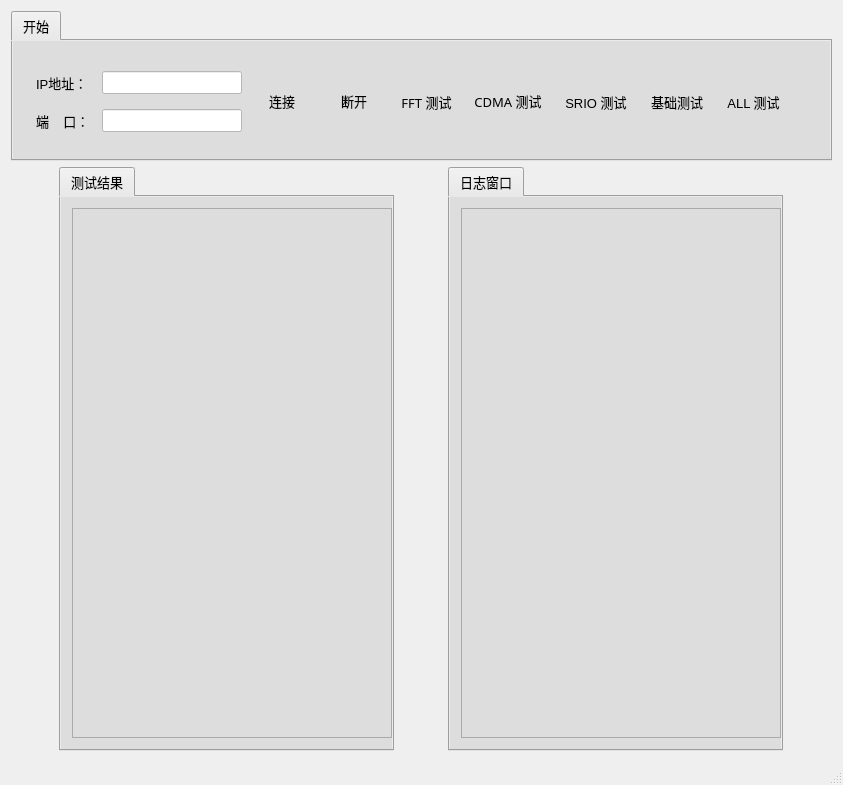
<?xml version="1.0" encoding="UTF-8"?>
<ui version="4.0">
 <class>MainWindow</class>
 <widget class="QMainWindow" name="MainWindow">
  <property name="geometry">
   <rect>
    <x>0</x>
    <y>0</y>
    <width>843</width>
    <height>785</height>
   </rect>
  </property>
  <property name="font">
   <font>
    <family>宋体</family>
    <pointsize>10</pointsize>
   </font>
  </property>
  <property name="windowTitle">
   <string>HR演示系统控制软件</string>
  </property>
  <property name="windowIcon">
   <iconset>
    <normaloff>:/png/png/Main_OS_002.png</normaloff>:/png/png/Main_OS_002.png</iconset>
  </property>
  <property name="toolButtonStyle">
   <enum>Qt::ToolButtonTextUnderIcon</enum>
  </property>
  <property name="tabShape">
   <enum>QTabWidget::Rounded</enum>
  </property>
  <widget class="QWidget" name="centralWidget">
   <property name="autoFillBackground">
    <bool>true</bool>
   </property>
   <layout class="QGridLayout" name="gridLayout">
    <item row="1" column="0">
     <layout class="QHBoxLayout" name="horizontalLayout_8">
      <item>
       <widget class="QTabWidget" name="tabWidget_left">
        <property name="sizePolicy">
         <sizepolicy hsizetype="Fixed" vsizetype="Expanding">
          <horstretch>0</horstretch>
          <verstretch>0</verstretch>
         </sizepolicy>
        </property>
        <property name="minimumSize">
         <size>
          <width>335</width>
          <height>0</height>
         </size>
        </property>
        <property name="maximumSize">
         <size>
          <width>335</width>
          <height>16777215</height>
         </size>
        </property>
        <property name="sizeIncrement">
         <size>
          <width>0</width>
          <height>0</height>
         </size>
        </property>
        <property name="styleSheet">
         <string notr="true">background-color: rgb(221, 221, 221);</string>
        </property>
        <property name="currentIndex">
         <number>0</number>
        </property>
        <widget class="QWidget" name="tab_12">
         <attribute name="title">
          <string>测试结果</string>
         </attribute>
         <layout class="QVBoxLayout" name="verticalLayout_15">
          <item>
           <widget class="QTableWidget" name="tableStatus">
            <property name="sizePolicy">
             <sizepolicy hsizetype="Fixed" vsizetype="Expanding">
              <horstretch>0</horstretch>
              <verstretch>0</verstretch>
             </sizepolicy>
            </property>
            <property name="minimumSize">
             <size>
              <width>320</width>
              <height>0</height>
             </size>
            </property>
            <property name="font">
             <font>
              <family>宋体</family>
              <pointsize>10</pointsize>
              <weight>50</weight>
              <italic>false</italic>
              <bold>false</bold>
             </font>
            </property>
            <property name="styleSheet">
             <string notr="true">background-color: rgb(221, 221, 221);
font: 10pt &quot;宋体&quot;;</string>
            </property>
           </widget>
          </item>
         </layout>
        </widget>
       </widget>
      </item>
      <item>
       <widget class="QTabWidget" name="tabWidget_left_2">
        <property name="sizePolicy">
         <sizepolicy hsizetype="Fixed" vsizetype="Expanding">
          <horstretch>0</horstretch>
          <verstretch>0</verstretch>
         </sizepolicy>
        </property>
        <property name="minimumSize">
         <size>
          <width>335</width>
          <height>0</height>
         </size>
        </property>
        <property name="maximumSize">
         <size>
          <width>335</width>
          <height>16777215</height>
         </size>
        </property>
        <property name="sizeIncrement">
         <size>
          <width>0</width>
          <height>0</height>
         </size>
        </property>
        <property name="styleSheet">
         <string notr="true">background-color: rgb(221, 221, 221);</string>
        </property>
        <property name="currentIndex">
         <number>0</number>
        </property>
        <widget class="QWidget" name="tab_13">
         <attribute name="title">
          <string>日志窗口</string>
         </attribute>
         <layout class="QVBoxLayout" name="verticalLayout_16">
          <item>
           <widget class="QTableWidget" name="tableStatus_2">
            <property name="sizePolicy">
             <sizepolicy hsizetype="Fixed" vsizetype="Expanding">
              <horstretch>0</horstretch>
              <verstretch>0</verstretch>
             </sizepolicy>
            </property>
            <property name="minimumSize">
             <size>
              <width>320</width>
              <height>0</height>
             </size>
            </property>
            <property name="font">
             <font>
              <family>宋体</family>
              <pointsize>10</pointsize>
              <weight>50</weight>
              <italic>false</italic>
              <bold>false</bold>
             </font>
            </property>
            <property name="styleSheet">
             <string notr="true">background-color: rgb(221, 221, 221);
font: 10pt &quot;宋体&quot;;</string>
            </property>
           </widget>
          </item>
         </layout>
        </widget>
       </widget>
      </item>
     </layout>
    </item>
    <item row="0" column="0">
     <widget class="QTabWidget" name="tabWidget_ribbon">
      <property name="sizePolicy">
       <sizepolicy hsizetype="Expanding" vsizetype="Fixed">
        <horstretch>0</horstretch>
        <verstretch>0</verstretch>
       </sizepolicy>
      </property>
      <property name="minimumSize">
       <size>
        <width>0</width>
        <height>150</height>
       </size>
      </property>
      <property name="palette">
       <palette>
        <active>
         <colorrole role="Button">
          <brush brushstyle="SolidPattern">
           <color alpha="255">
            <red>221</red>
            <green>221</green>
            <blue>221</blue>
           </color>
          </brush>
         </colorrole>
         <colorrole role="Light">
          <brush brushstyle="SolidPattern">
           <color alpha="255">
            <red>255</red>
            <green>255</green>
            <blue>255</blue>
           </color>
          </brush>
         </colorrole>
         <colorrole role="Base">
          <brush brushstyle="SolidPattern">
           <color alpha="255">
            <red>221</red>
            <green>221</green>
            <blue>221</blue>
           </color>
          </brush>
         </colorrole>
         <colorrole role="Window">
          <brush brushstyle="SolidPattern">
           <color alpha="255">
            <red>221</red>
            <green>221</green>
            <blue>221</blue>
           </color>
          </brush>
         </colorrole>
         <colorrole role="HighlightedText">
          <brush brushstyle="SolidPattern">
           <color alpha="255">
            <red>148</red>
            <green>55</green>
            <blue>255</blue>
           </color>
          </brush>
         </colorrole>
         <colorrole role="AlternateBase">
          <brush brushstyle="SolidPattern">
           <color alpha="255">
            <red>103</red>
            <green>246</green>
            <blue>206</blue>
           </color>
          </brush>
         </colorrole>
         <colorrole role="NoRole">
          <brush brushstyle="SolidPattern">
           <color alpha="255">
            <red>112</red>
            <green>112</green>
            <blue>112</blue>
           </color>
          </brush>
         </colorrole>
        </active>
        <inactive>
         <colorrole role="Button">
          <brush brushstyle="SolidPattern">
           <color alpha="255">
            <red>221</red>
            <green>221</green>
            <blue>221</blue>
           </color>
          </brush>
         </colorrole>
         <colorrole role="Light">
          <brush brushstyle="SolidPattern">
           <color alpha="255">
            <red>255</red>
            <green>255</green>
            <blue>255</blue>
           </color>
          </brush>
         </colorrole>
         <colorrole role="Base">
          <brush brushstyle="SolidPattern">
           <color alpha="255">
            <red>221</red>
            <green>221</green>
            <blue>221</blue>
           </color>
          </brush>
         </colorrole>
         <colorrole role="Window">
          <brush brushstyle="SolidPattern">
           <color alpha="255">
            <red>221</red>
            <green>221</green>
            <blue>221</blue>
           </color>
          </brush>
         </colorrole>
         <colorrole role="HighlightedText">
          <brush brushstyle="SolidPattern">
           <color alpha="255">
            <red>148</red>
            <green>55</green>
            <blue>255</blue>
           </color>
          </brush>
         </colorrole>
         <colorrole role="AlternateBase">
          <brush brushstyle="SolidPattern">
           <color alpha="255">
            <red>103</red>
            <green>246</green>
            <blue>206</blue>
           </color>
          </brush>
         </colorrole>
         <colorrole role="NoRole">
          <brush brushstyle="SolidPattern">
           <color alpha="255">
            <red>112</red>
            <green>112</green>
            <blue>112</blue>
           </color>
          </brush>
         </colorrole>
        </inactive>
        <disabled>
         <colorrole role="Button">
          <brush brushstyle="SolidPattern">
           <color alpha="255">
            <red>221</red>
            <green>221</green>
            <blue>221</blue>
           </color>
          </brush>
         </colorrole>
         <colorrole role="Light">
          <brush brushstyle="SolidPattern">
           <color alpha="255">
            <red>255</red>
            <green>255</green>
            <blue>255</blue>
           </color>
          </brush>
         </colorrole>
         <colorrole role="Base">
          <brush brushstyle="SolidPattern">
           <color alpha="255">
            <red>221</red>
            <green>221</green>
            <blue>221</blue>
           </color>
          </brush>
         </colorrole>
         <colorrole role="Window">
          <brush brushstyle="SolidPattern">
           <color alpha="255">
            <red>221</red>
            <green>221</green>
            <blue>221</blue>
           </color>
          </brush>
         </colorrole>
         <colorrole role="HighlightedText">
          <brush brushstyle="SolidPattern">
           <color alpha="255">
            <red>148</red>
            <green>55</green>
            <blue>255</blue>
           </color>
          </brush>
         </colorrole>
         <colorrole role="AlternateBase">
          <brush brushstyle="SolidPattern">
           <color alpha="255">
            <red>103</red>
            <green>246</green>
            <blue>206</blue>
           </color>
          </brush>
         </colorrole>
         <colorrole role="NoRole">
          <brush brushstyle="SolidPattern">
           <color alpha="255">
            <red>112</red>
            <green>112</green>
            <blue>112</blue>
           </color>
          </brush>
         </colorrole>
        </disabled>
       </palette>
      </property>
      <property name="font">
       <font>
        <family>宋体</family>
        <pointsize>10</pointsize>
       </font>
      </property>
      <property name="contextMenuPolicy">
       <enum>Qt::DefaultContextMenu</enum>
      </property>
      <property name="autoFillBackground">
       <bool>false</bool>
      </property>
      <property name="styleSheet">
       <string notr="true">background-color: rgb(221, 221, 221);</string>
      </property>
      <property name="tabShape">
       <enum>QTabWidget::Rounded</enum>
      </property>
      <property name="currentIndex">
       <number>0</number>
      </property>
      <property name="elideMode">
       <enum>Qt::ElideNone</enum>
      </property>
      <property name="usesScrollButtons">
       <bool>false</bool>
      </property>
      <property name="documentMode">
       <bool>false</bool>
      </property>
      <widget class="QWidget" name="tab_advanced">
       <attribute name="title">
        <string>开始</string>
       </attribute>
       <widget class="QWidget" name="">
        <property name="geometry">
         <rect>
          <x>10</x>
          <y>10</y>
          <width>781</width>
          <height>101</height>
         </rect>
        </property>
        <layout class="QHBoxLayout" name="horizontalLayout">
         <item>
          <layout class="QVBoxLayout" name="verticalLayout">
           <item>
            <layout class="QHBoxLayout" name="horizontalLayout_2">
             <item>
              <widget class="QLabel" name="label">
               <property name="maximumSize">
                <size>
                 <width>60</width>
                 <height>16777215</height>
                </size>
               </property>
               <property name="font">
                <font>
                 <family>Arial</family>
                 <pointsize>10</pointsize>
                </font>
               </property>
               <property name="styleSheet">
                <string notr="true">color: rgb(0, 0, 0);</string>
               </property>
               <property name="text">
                <string>IP地址：</string>
               </property>
              </widget>
             </item>
             <item>
              <widget class="QLineEdit" name="TcpAddrEdit">
               <property name="minimumSize">
                <size>
                 <width>140</width>
                 <height>0</height>
                </size>
               </property>
               <property name="maximumSize">
                <size>
                 <width>140</width>
                 <height>16777215</height>
                </size>
               </property>
               <property name="font">
                <font>
                 <family>Arial</family>
                 <pointsize>10</pointsize>
                </font>
               </property>
               <property name="layoutDirection">
                <enum>Qt::RightToLeft</enum>
               </property>
               <property name="styleSheet">
                <string notr="true">background-color: rgb(255, 255, 255);</string>
               </property>
               <property name="inputMask">
                <string/>
               </property>
               <property name="text">
                <string/>
               </property>
               <property name="alignment">
                <set>Qt::AlignRight|Qt::AlignTrailing|Qt::AlignVCenter</set>
               </property>
              </widget>
             </item>
            </layout>
           </item>
           <item>
            <layout class="QHBoxLayout" name="horizontalLayout_3">
             <item>
              <widget class="QLabel" name="label_2">
               <property name="maximumSize">
                <size>
                 <width>60</width>
                 <height>16777215</height>
                </size>
               </property>
               <property name="font">
                <font>
                 <family>Arial</family>
                 <pointsize>10</pointsize>
                </font>
               </property>
               <property name="layoutDirection">
                <enum>Qt::LeftToRight</enum>
               </property>
               <property name="styleSheet">
                <string notr="true">color: rgb(0, 0, 0);</string>
               </property>
               <property name="text">
                <string>端    口：</string>
               </property>
               <property name="textFormat">
                <enum>Qt::AutoText</enum>
               </property>
              </widget>
             </item>
             <item>
              <widget class="QLineEdit" name="TcpPortEdit">
               <property name="maximumSize">
                <size>
                 <width>140</width>
                 <height>16777215</height>
                </size>
               </property>
               <property name="font">
                <font>
                 <family>Arial</family>
                 <pointsize>10</pointsize>
                </font>
               </property>
               <property name="layoutDirection">
                <enum>Qt::RightToLeft</enum>
               </property>
               <property name="styleSheet">
                <string notr="true">background-color: rgb(255, 255, 255);</string>
               </property>
               <property name="inputMask">
                <string/>
               </property>
               <property name="text">
                <string/>
               </property>
               <property name="alignment">
                <set>Qt::AlignRight|Qt::AlignTrailing|Qt::AlignVCenter</set>
               </property>
              </widget>
             </item>
            </layout>
           </item>
          </layout>
         </item>
         <item>
          <widget class="QToolButton" name="PbConnect">
           <property name="minimumSize">
            <size>
             <width>64</width>
             <height>64</height>
            </size>
           </property>
           <property name="font">
            <font>
             <family>宋体</family>
             <pointsize>10</pointsize>
            </font>
           </property>
           <property name="cursor">
            <cursorShape>PointingHandCursor</cursorShape>
           </property>
           <property name="styleSheet">
            <string notr="true">color: rgb(0, 0, 0);</string>
           </property>
           <property name="text">
            <string>连接</string>
           </property>
           <property name="icon">
            <iconset resource="icon.qrc">
             <normaloff>:/png/png/connected-128.png</normaloff>:/png/png/connected-128.png</iconset>
           </property>
           <property name="iconSize">
            <size>
             <width>40</width>
             <height>40</height>
            </size>
           </property>
           <property name="toolButtonStyle">
            <enum>Qt::ToolButtonTextUnderIcon</enum>
           </property>
           <property name="autoRaise">
            <bool>true</bool>
           </property>
          </widget>
         </item>
         <item>
          <widget class="QToolButton" name="PbDisConnect">
           <property name="minimumSize">
            <size>
             <width>64</width>
             <height>64</height>
            </size>
           </property>
           <property name="font">
            <font>
             <family>宋体</family>
             <pointsize>10</pointsize>
            </font>
           </property>
           <property name="cursor">
            <cursorShape>PointingHandCursor</cursorShape>
           </property>
           <property name="styleSheet">
            <string notr="true">color: rgb(0, 0, 0);</string>
           </property>
           <property name="text">
            <string>断开</string>
           </property>
           <property name="icon">
            <iconset resource="icon.qrc">
             <normaloff>:/png/png/disconnected-128.png</normaloff>:/png/png/disconnected-128.png</iconset>
           </property>
           <property name="iconSize">
            <size>
             <width>40</width>
             <height>40</height>
            </size>
           </property>
           <property name="toolButtonStyle">
            <enum>Qt::ToolButtonTextUnderIcon</enum>
           </property>
           <property name="autoRaise">
            <bool>true</bool>
           </property>
          </widget>
         </item>
         <item>
          <widget class="QToolButton" name="toolFormat">
           <property name="sizePolicy">
            <sizepolicy hsizetype="Fixed" vsizetype="Fixed">
             <horstretch>0</horstretch>
             <verstretch>0</verstretch>
            </sizepolicy>
           </property>
           <property name="font">
            <font>
             <family>宋体</family>
             <pointsize>10</pointsize>
            </font>
           </property>
           <property name="cursor">
            <cursorShape>PointingHandCursor</cursorShape>
           </property>
           <property name="layoutDirection">
            <enum>Qt::LeftToRight</enum>
           </property>
           <property name="styleSheet">
            <string notr="true">color: rgb(0, 0, 0);</string>
           </property>
           <property name="text">
            <string extracomment="通过用户名和密码登录">FFT 测试</string>
           </property>
           <property name="icon">
            <iconset resource="icon.qrc">
             <normaloff>:/png/png/sinchronize-128.png</normaloff>:/png/png/sinchronize-128.png</iconset>
           </property>
           <property name="iconSize">
            <size>
             <width>40</width>
             <height>40</height>
            </size>
           </property>
           <property name="autoRepeat">
            <bool>false</bool>
           </property>
           <property name="toolButtonStyle">
            <enum>Qt::ToolButtonTextUnderIcon</enum>
           </property>
           <property name="autoRaise">
            <bool>true</bool>
           </property>
          </widget>
         </item>
         <item>
          <widget class="QToolButton" name="PbReset">
           <property name="minimumSize">
            <size>
             <width>64</width>
             <height>64</height>
            </size>
           </property>
           <property name="font">
            <font>
             <family>宋体</family>
             <pointsize>10</pointsize>
            </font>
           </property>
           <property name="cursor">
            <cursorShape>PointingHandCursor</cursorShape>
           </property>
           <property name="styleSheet">
            <string notr="true">color: rgb(0, 0, 0);</string>
           </property>
           <property name="text">
            <string>CDMA 测试</string>
           </property>
           <property name="icon">
            <iconset resource="icon.qrc">
             <normaloff>:/png/png/cloud_storage-128.png</normaloff>:/png/png/cloud_storage-128.png</iconset>
           </property>
           <property name="iconSize">
            <size>
             <width>40</width>
             <height>40</height>
            </size>
           </property>
           <property name="toolButtonStyle">
            <enum>Qt::ToolButtonTextUnderIcon</enum>
           </property>
           <property name="autoRaise">
            <bool>true</bool>
           </property>
          </widget>
         </item>
         <item>
          <widget class="QToolButton" name="toolUpdate">
           <property name="sizePolicy">
            <sizepolicy hsizetype="Fixed" vsizetype="Fixed">
             <horstretch>0</horstretch>
             <verstretch>0</verstretch>
            </sizepolicy>
           </property>
           <property name="font">
            <font>
             <family>Arial</family>
             <pointsize>10</pointsize>
            </font>
           </property>
           <property name="cursor">
            <cursorShape>PointingHandCursor</cursorShape>
           </property>
           <property name="layoutDirection">
            <enum>Qt::LeftToRight</enum>
           </property>
           <property name="styleSheet">
            <string notr="true">color: rgb(0, 0, 0);</string>
           </property>
           <property name="text">
            <string extracomment="通过用户名和密码登录">SRIO 测试</string>
           </property>
           <property name="icon">
            <iconset resource="icon.qrc">
             <normaloff>:/png/png/airplane_landing-128.png</normaloff>:/png/png/airplane_landing-128.png</iconset>
           </property>
           <property name="iconSize">
            <size>
             <width>40</width>
             <height>40</height>
            </size>
           </property>
           <property name="autoRepeat">
            <bool>false</bool>
           </property>
           <property name="toolButtonStyle">
            <enum>Qt::ToolButtonTextUnderIcon</enum>
           </property>
           <property name="autoRaise">
            <bool>true</bool>
           </property>
          </widget>
         </item>
         <item>
          <widget class="QToolButton" name="toolSelfDest">
           <property name="sizePolicy">
            <sizepolicy hsizetype="Fixed" vsizetype="Fixed">
             <horstretch>0</horstretch>
             <verstretch>0</verstretch>
            </sizepolicy>
           </property>
           <property name="font">
            <font>
             <family>Arial</family>
             <pointsize>10</pointsize>
            </font>
           </property>
           <property name="cursor">
            <cursorShape>PointingHandCursor</cursorShape>
           </property>
           <property name="layoutDirection">
            <enum>Qt::LeftToRight</enum>
           </property>
           <property name="styleSheet">
            <string notr="true">color: rgb(0, 0, 0);</string>
           </property>
           <property name="text">
            <string extracomment="通过用户名和密码登录">基础测试</string>
           </property>
           <property name="icon">
            <iconset resource="icon.qrc">
             <normaloff>:/png/png/burn.png</normaloff>:/png/png/burn.png</iconset>
           </property>
           <property name="iconSize">
            <size>
             <width>40</width>
             <height>40</height>
            </size>
           </property>
           <property name="autoRepeat">
            <bool>false</bool>
           </property>
           <property name="toolButtonStyle">
            <enum>Qt::ToolButtonTextUnderIcon</enum>
           </property>
           <property name="autoRaise">
            <bool>true</bool>
           </property>
          </widget>
         </item>
         <item>
          <widget class="QToolButton" name="toolSelfDest_2">
           <property name="sizePolicy">
            <sizepolicy hsizetype="Fixed" vsizetype="Fixed">
             <horstretch>0</horstretch>
             <verstretch>0</verstretch>
            </sizepolicy>
           </property>
           <property name="font">
            <font>
             <family>Arial</family>
             <pointsize>10</pointsize>
            </font>
           </property>
           <property name="cursor">
            <cursorShape>PointingHandCursor</cursorShape>
           </property>
           <property name="layoutDirection">
            <enum>Qt::LeftToRight</enum>
           </property>
           <property name="styleSheet">
            <string notr="true">color: rgb(0, 0, 0);</string>
           </property>
           <property name="text">
            <string extracomment="通过用户名和密码登录">ALL 测试</string>
           </property>
           <property name="icon">
            <iconset resource="icon.qrc">
             <normaloff>:/png/png/play-128.png</normaloff>:/png/png/play-128.png</iconset>
           </property>
           <property name="iconSize">
            <size>
             <width>40</width>
             <height>40</height>
            </size>
           </property>
           <property name="autoRepeat">
            <bool>false</bool>
           </property>
           <property name="toolButtonStyle">
            <enum>Qt::ToolButtonTextUnderIcon</enum>
           </property>
           <property name="autoRaise">
            <bool>true</bool>
           </property>
          </widget>
         </item>
        </layout>
       </widget>
      </widget>
     </widget>
    </item>
   </layout>
  </widget>
  <widget class="QMenuBar" name="menuBar">
   <property name="geometry">
    <rect>
     <x>0</x>
     <y>0</y>
     <width>843</width>
     <height>23</height>
    </rect>
   </property>
  </widget>
  <widget class="QStatusBar" name="statusBar"/>
 </widget>
 <layoutdefault spacing="6" margin="11"/>
 <resources>
  <include location="icon.qrc"/>
 </resources>
 <connections/>
</ui>
